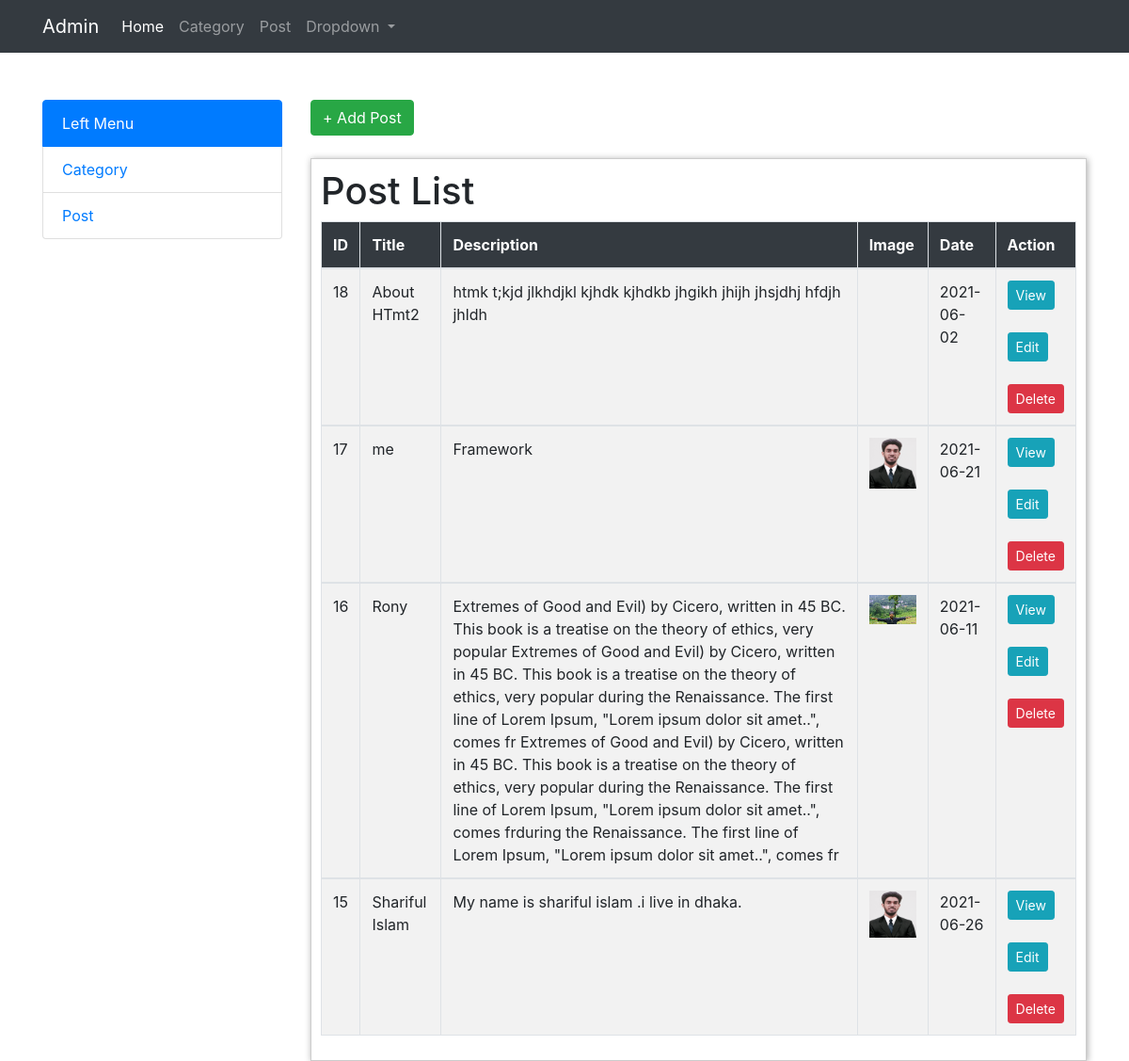
/admin/posts/index.php, run on the app's committed database.
### tables this page shows
CREATE TABLE `post` (
  `id` int(11) NOT NULL,
  `category_id` int(255) NOT NULL,
  `title` varchar(255) NOT NULL,
  `description` text NOT NULL,
  `image` varchar(255) NOT NULL,
  `date` date NOT NULL
);

### admin/posts/index.php (the view)
<?php require_once'../include/header.php';
require_once'../include/db_config.php';
$sql = "SELECT * FROM post ORDER BY id DESC";
$result = mysqli_query($db_connection,$sql);
?>
<a href="create.php" class="btn btn-success">+ Add Post</a>
<br><br>
<div class="modify">
<h1>Post List</h1>
<table class="table table-bordered table-striped">
<thead class="bg-dark text-white">
    <th>ID</th>
    <th>Title</th>
    <th>Description</th>
    <th>Image</th>
    <th>Date</th>
    <th>Action</th>
</thead>
<?php
while($row = mysqli_fetch_assoc($result)){?>
<tbody>
    <tr>
        <td><?php echo $row['id'];?></td>
        <td><?php echo $row['title'];?></td>
        <td><?php echo $row['description'];?></td>
        <td><img src="../<?php echo $row['image'];?>" width="50px" alt=""></td>
        <td><?php echo $row['date'];?></td>
        <td><a href="view.php?id=<?php echo $row['id'];?>" class="btn btn-info btn-sm">View</a><br><br> <a class="btn btn-info btn-sm" href="edit.php?id=<?php echo $row['id'];?>">Edit</a><br><br> <a class="btn btn-danger btn-sm" href="delete.php?id=<?php echo $row['id'];?>" onclick="return confirm('Are yur sure?')">Delete</a>
        </td>
    </tr>
</tbody>
<?php   }  ?>
</table>
</div>
<?php require_once'../include/footer.php'; ?>

### admin/include/header.php (shortened to what this page needs)
<?php
  $url = 'http://localhost/new_blog/admin/';
?>
<!doctype html>
<html lang="en">
  <head>
    <link rel="stylesheet" href="<?php echo $url;?>assets/css/bootstrap.min.css">
    <link rel="stylesheet" href="<?php echo $url;?>assets/css/style.css">
  </head>
  <body>
<nav class="navbar navbar-expand-lg navbar-dark bg-dark">
<div class="container">
  <a class="navbar-brand" href="<?php echo $url;?>index.php">Admin</a>
  <div class="collapse navbar-collapse" id="navbarSupportedContent">
    <ul class="navbar-nav mr-auto">
      <li class="nav-item active">
        <a class="nav-link" href="#">Home <span class="sr-only">(current)</span></a>
      </li>
      <li class="nav-item">
        <a class="nav-link" href="#">Category</a>
      </li>
       <li class="nav-item">
        <a class="nav-link" href="#">Post</a>
      </li>
      <li class="nav-item dropdown">
        <a class="nav-link dropdown-toggle" href="#" id="navbarDropdown" role="button" data-toggle="dropdown" aria-haspopup="true" aria-expanded="false">
          Dropdown
        </a>
      </li>
    </ul>
  </div>
  </div>
</nav>
<div class="main-content">
    <div class="container">
    <div class="row clearfix">
  <div class="col-md-3">
 <ul class="list-group">
    <li class="list-group-item active">Left Menu</li>
    <li class="list-group-item">
       <a href="<?php echo $url;?>categories/index.php">Category</a>
    </li>
    <li class="list-group-item">
       <a href="<?php echo $url;?>posts/index.php">Post</a>
    </li>
</ul>
  </div>
<div class="col-md-9">

### admin/include/footer.php (shortened to what this page needs)
</div>
</div>
</div>
</div>
  </body>
</html>

### admin/assets/css/style.css (style rules this page uses)
.main-content { margin-top: 50px; }
.modify { padding: 10px; border: 1px solid #ccc; box-shadow: 1px 1px 7px #aaa; }

### data on the page
post: id "18", title "About HTmt2", description "htmk t;kjd jlkhdjkl kjhdk kjhdkb jhgikh jhijh jhsjdhj hfdjh jhldh", date "2021-06-02"
post: id "17", title "me", description "Framework", image (picture), date "2021-06-21"
post: id "16", title "Rony", description "Extremes of Good and Evil) by Cicero, written in 45 BC. This book is a treatise on the theory of ethics, very popular Extremes of Good and Evil) by Cicero, written in 45 BC. This book is a treatise on the theory of ethics, very popular during the Renaissance. The first line of Lorem Ipsum, \"Lorem ipsum dolor sit amet..\", comes fr Extremes of Good and Evil) by Cicero, written in 45 BC. This book is a treatise on the theory of ethics, very popular during the Renaissance. The first line of Lorem Ipsum, \"Lorem ipsum dolor sit amet..\", comes frduring the Renaissance. The first line of Lorem Ipsum, \"Lorem ipsum dolor sit amet..\", comes fr", image (picture), date "2021-06-11"
post: id "15", title "Shariful Islam", description "My name is shariful islam .i live in dhaka.", image (picture), date "2021-06-26"
